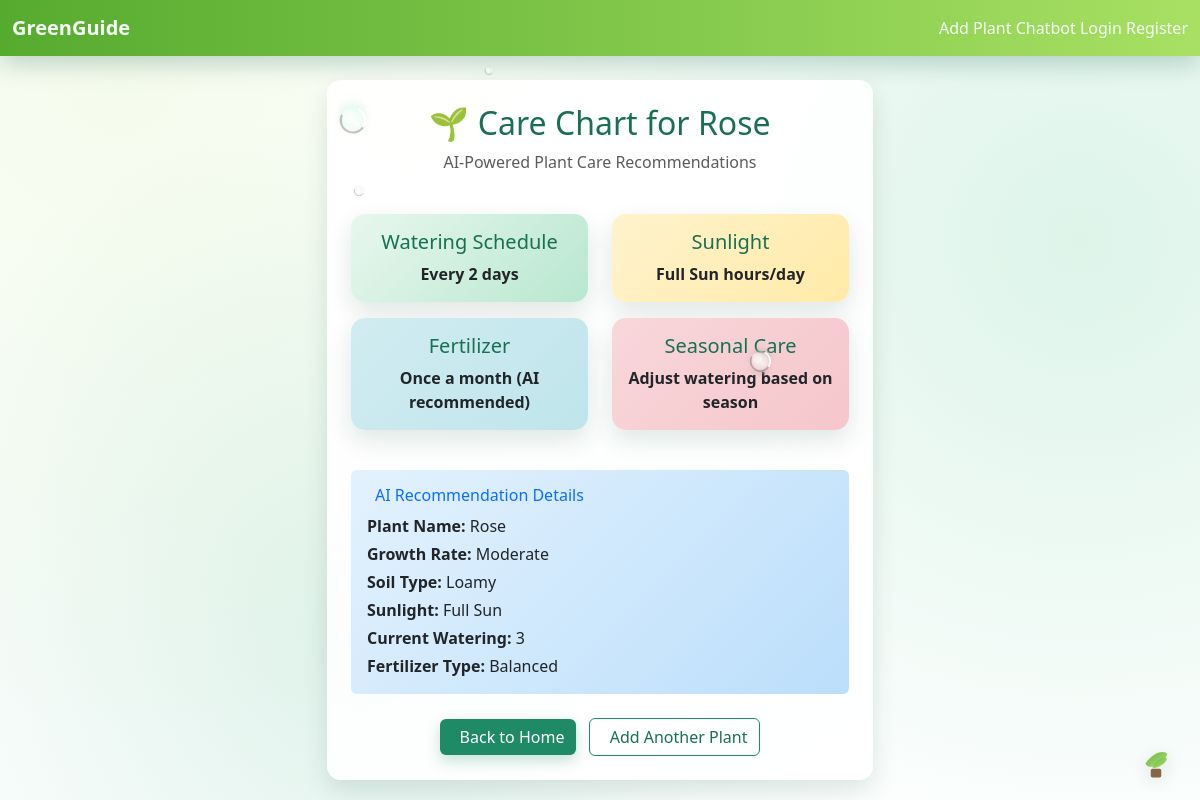
The app's page /care/1/ with its own data.
### core/models.py (models this page shows, shortened)
class Plant(models.Model):
    GROWTH_CHOICES = [
        ('slow', 'Slow'),
        ('moderate', 'Moderate'),
        ('fast', 'Fast'),
    ]
    FERTILIZER_CHOICES = [
        ('balanced', 'Balanced'),
        ('organic', 'Organic'),
        ('low-nitrogen', 'Low-nitrogen'),
        ('acidic', 'Acidic'),
        ('no', 'No fertilizer'),
    ]
    name = models.CharField(max_length=100)
    growth = models.CharField(max_length=20, choices=GROWTH_CHOICES, default='moderate')
    soil_type = models.CharField(max_length=100)
    sunlight = models.CharField(max_length=50)
    watering_frequency = models.CharField(max_length=100)  # Changed to text-based
    fertilizer_type = models.CharField(max_length=20, choices=FERTILIZER_CHOICES, default='balanced')

class CareRecommendation(models.Model):
    plant = models.ForeignKey(Plant, on_delete=models.CASCADE)
    watering_schedule = models.CharField(max_length=100)
    sunlight_amount = models.CharField(max_length=100)
    fertilizer_usage = models.CharField(max_length=100)
    seasonal_care = models.CharField(max_length=200)

### core/views.py (the view)
# urls.py: path('care/<int:plant_id>/', views.care_chart, name='care_chart'),
def care_chart(request, plant_id):
    plant = get_object_or_404(Plant, id=plant_id)
    rec = CareRecommendation.objects.filter(plant=plant).last()
    context = {
        'plant': plant,
        'rec': rec,
        'model_info': {
            'available': MODEL_LOADED,
            'type': model_type if MODEL_LOADED else 'None',
            'accuracy': f"{model_accuracy:.1%}" if MODEL_LOADED else 'N/A'
        }
    }
    return render(request, 'core/care_chart.html', context)

### core/templates/core/care_chart.html (shortened to what this page needs)
{% extends 'core/base.html' %}
{% block content %}
<div class="row justify-content-center">
    <div class="col-md-8 col-lg-6">
        <div class="card stat-card p-4">
            <div class="text-center mb-4">
                <h2 class="text-green mb-2">🌱 Care Chart for {{ plant.name }}</h2>
                <p class="text-muted">AI-Powered Plant Care Recommendations</p>
            </div>
            <div class="row">
                <div class="col-md-6 mb-3">
                    <div class="card h-100 border-0" style="background: linear-gradient(135deg, #e8f7ee, #b8e7cf);">
                        <div class="card-body text-center">
                            <h5 class="card-title text-green">Watering Schedule</h5>
                            <p class="card-text fw-bold">{{ rec.watering_schedule }}</p>
                        </div>
                    </div>
                </div>
                <div class="col-md-6 mb-3">
                    <div class="card h-100 border-0" style="background: linear-gradient(135deg, #fff3cd, #ffeaa7);">
                        <div class="card-body text-center">
                            <h5 class="card-title text-green">Sunlight</h5>
                            <p class="card-text fw-bold">{{ rec.sunlight_amount }}</p>
                        </div>
                    </div>
                </div>
                <div class="col-md-6 mb-3">
                    <div class="card h-100 border-0" style="background: linear-gradient(135deg, #d1ecf1, #bee5eb);">
                        <div class="card-body text-center">
                            <h5 class="card-title text-green">Fertilizer</h5>
                            <p class="card-text fw-bold">{{ rec.fertilizer_usage }}</p>
                        </div>
                    </div>
                </div>
                <div class="col-md-6 mb-3">
                    <div class="card h-100 border-0" style="background: linear-gradient(135deg, #f8d7da, #f5c6cb);">
                        <div class="card-body text-center">
                            <h5 class="card-title text-green">Seasonal Care</h5>
                            <p class="card-text fw-bold">{{ rec.seasonal_care }}</p>
                        </div>
                    </div>
                </div>
            </div>
            <div class="mt-4 p-3 rounded" style="background: linear-gradient(135deg, #e3f2fd, #bbdefb);">
                <h6 class="text-primary mb-2">AI Recommendation Details</h6>
                <p class="mb-1"><strong>Plant Name:</strong> {{ plant.name }}</p>
                <p class="mb-1"><strong>Growth Rate:</strong> {{ plant.get_growth_display }}</p>
                <p class="mb-1"><strong>Soil Type:</strong> {{ plant.soil_type }}</p>
                <p class="mb-1"><strong>Sunlight:</strong> {{ plant.sunlight }}</p>
                <p class="mb-1"><strong>Current Watering:</strong> {{ plant.watering_frequency }}</p>
                <p class="mb-0"><strong>Fertilizer Type:</strong> {{ plant.get_fertilizer_type_display }}</p>
            </div>
            <div class="text-center mt-4">
                <a href="{% url 'home' %}" class="btn btn-green me-2">
                    Back to Home
                </a>
                <a href="{% url 'plant_form' %}" class="btn btn-outline-green">
                    Add Another Plant
                </a>
            </div>
        </div>
    </div>
</div>
{% endblock %}

### core/templates/core/base.html (style rules this page uses)
:root { --green-900: #0b3d2e; --green-800: #115e46; --green-700: #187054; --green-600: #1e8a66; --green-500: #24a773; --green-400: #44c387; --green-300: #7dd3ae; --green-200: #b8e7cf; --green-100: #e8f7ee; --leaf-1: #a8e063; --leaf-2: #56ab2f; --accent: #ffd166; --glass-blur: 3px; --glass-tint: rgba(60, 120, 90, 0.08); }
body { position: relative; min-height: 100vh; background: linear-gradient(135deg, var(--green-100), var(--green-200)) fixed; background-image: radial-gradient(circle at 10% 10%, rgba(168,224,99,0.12) 0, transparent 50%), radial-gradient(circle at 90% 30%, rgba(68,195,135,0.18) 0, transparent 55%), radial-gradient(circle at 30% 80%, rgba(36,167,115,0.15) 0, transparent 50%); color: #0f2e24; overflow-x: hidden; }
body::before { content: ""; position: fixed; inset: 0; background-image: url('https://images.unsplash.com/photo-1501004318641-b39e6451bec6?q=80&w=1920&auto=format&fit=crop'); background-size: cover; background-position: center; background-repeat: no-repeat; opacity: 0.28; filter: saturate(1.2) contrast(1.05); z-index: -3; }
.card { border: none; border-radius: 14px; box-shadow: 0 10px 24px rgba(11, 61, 46, 0.12); }
.card .card-title { color: var(--green-800); }
.btn-green { background: var(--green-600); color: #fff; border: 0; box-shadow: 0 6px 14px rgba(30,138,102,0.25); }
.btn-outline-green { border-color: var(--green-600); color: var(--green-700); }
.text-green { color: var(--green-700) !important; }
.stat-card { background: rgba(255,255,255,0.9); }

### records on screen
Plant: name "Rose", growth "Moderate", soil_type "Loamy", sunlight "Full Sun", watering_frequency "3", fertilizer_type "Balanced"
CareRecommendation: watering_schedule "Every 2 days", sunlight_amount "Full Sun hours/day", fertilizer_usage "Once a month (AI recommended)", seasonal_care "Adjust watering based on season"
